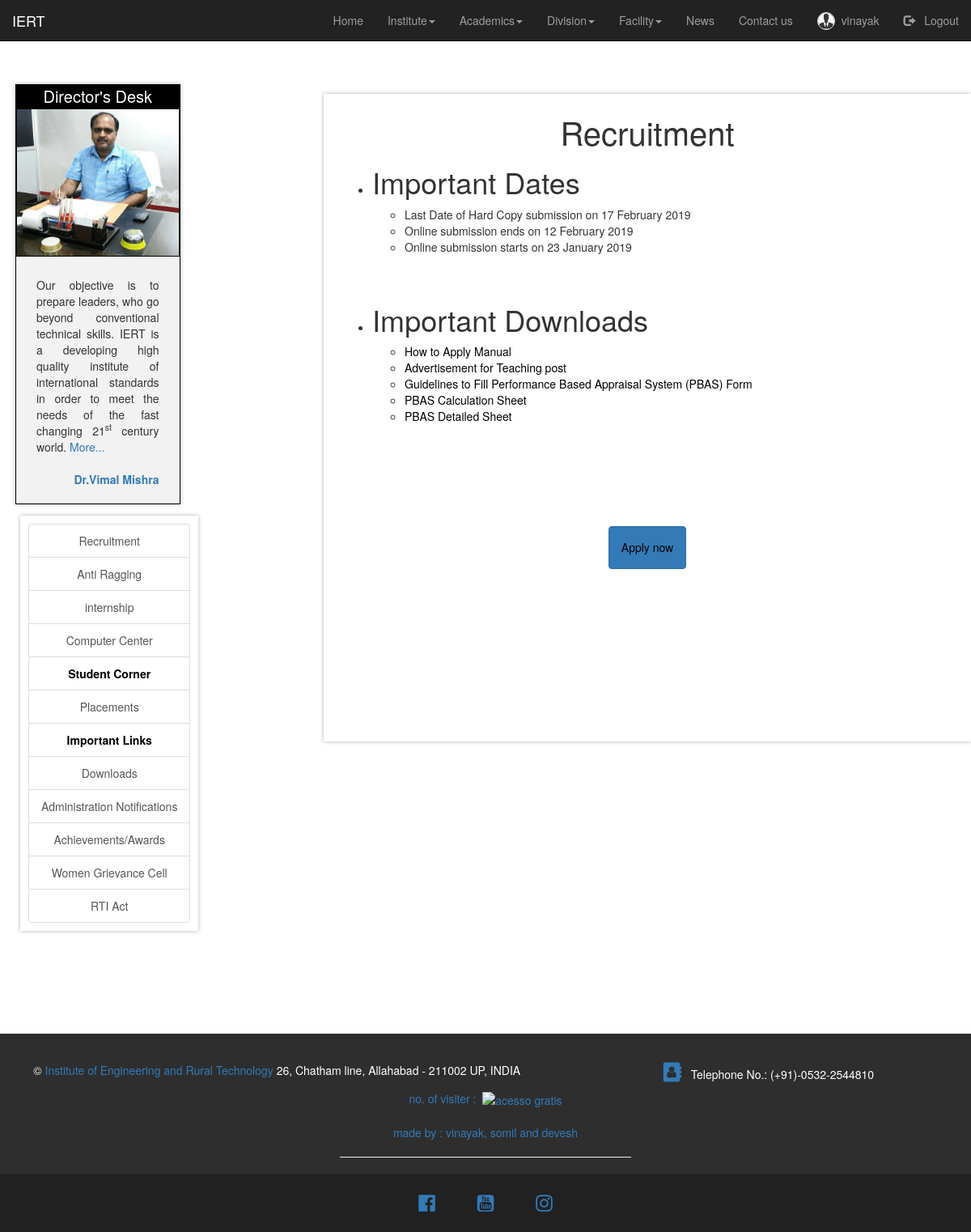
The app's page /aside/recruitment (signed in) with its own data.
### user/models.py (models this page shows, shortened)
class Profile(models.Model):
    user = models.OneToOneField(User, on_delete=models.CASCADE)
    image = models.ImageField(
        default="profile_pics/default.jpg", upload_to="profile_pics"
    )

### aside/models.py (models this page shows, shortened)
class recruitment_notice(models.Model):
    notice = models.CharField(max_length=1000)

### aside/views.py (the view)
# urls.py: path("recruitment", views.recruitment, name="recruitment"),
def recruitment(request):
    l = recruitment_notice.objects.all()
    page_details = {"li": l, "title": "recruitment"}
    return render(request, "aside/recruitment.html", page_details)

### templates/aside/recruitment.html
{% extends "home/index.html" %}
{% load static %}
{% block start %}
<div class="col-md-8 rest">
  <h1 style="text-align: center; font-size: 4rem;"> Recruitment </h1>
  <ul>
    {% if li %}
    <li>
      <h1>Important Dates</h1>
      <ul>
        {% for i in li %}
        <li>{{i.notice}}</li>
        {% endfor %}
      </ul>
    </li>
    {% endif %}
    <br />
    <br />
    <li>
      <h1>Important Downloads </h1>
      <ul>
        <li><a href="{% static "aside/pdf/Guidelines.pdf" %}" target="_blank"> How to Apply Manual </a></li>
        <li><a href="{% static "aside/pdf/Advertisementfinal.pdf" %}" target="_blank"> Advertisement for Teaching post </a></li>
        <li><a href="{% static "aside/pdf/Instructional_Manual.pdf" %}" target="_blank"> Guidelines to Fill Performance Based Appraisal System (PBAS) Form </a></li>
        <li><a href="{% static "aside/pdf/PBAS_CALCULATION_SHEET.docx" %}" target="_blank"> PBAS Calculation Sheet </a></li>
        <li><a href="{% static "aside/pdf/PBASDetailSheet.docx" %}" target="_blank"> PBAS Detailed Sheet </a></li>
      </ul>
    </li>
  </ul>
  <br />
  <br />
  <center>
    <a class="btn btn-primary" href="#" target="_blank" style="padding: 2%; margin: 10%;"> Apply now </a>
  </center>
</div>
{% endblock %}

### templates/home/index.html (shortened to what this page needs)
{% load static %}
{% load pwa %}
<!DOCTYPE html>
<html lang="en">
<head>
  <link rel="stylesheet" href="https://maxcdn.bootstrapcdn.com/bootstrap/3.3.7/css/bootstrap.min.css" />
    <link rel="stylesheet" href="https://cdnjs.cloudflare.com/ajax/libs/jquery-datetimepicker/2.5.20/jquery.datetimepicker.min.css" />
  <link rel="stylesheet" href="https://cdnjs.cloudflare.com/ajax/libs/font-awesome/4.7.0/css/font-awesome.min.css">
   <link rel="stylesheet" type="text/css" href="{% static "index.css" %}" />
</head>
<body class="container-fluid">
  <header class="row">
    <nav class="navbar navbar-inverse navbar-fixed-top">
      <div class="container-fluid">
        <div class="navbar-header">
          <a class="navbar-brand" class="styleheader" href="{% url "index" %}">IERT</a>
        </div>
        <div class="collapse navbar-collapse" id="mainNavBar">
          <ul class="nav navbar-nav navbar-right">
            <li ><a href="{% url "index" %}">Home</a></li>
            <li class="dropdown"><a class="dropdown-toggle" data-toggle="dropdown" href="#">Institute<span class="caret"></span></a>
            </li>
            <li class="dropdown"><a class="dropdown-toggle" data-toggle="dropdown" href="#">Academics<span class="caret"></span></a>
            </li>
            <li class="dropdown"><a class="dropdown-toggle" data-toggle="dropdown" href="#">Division<span class="caret"></span></a>
            </li>
            <li class="dropdown"><a class="dropdown-toggle" data-toggle="dropdown" href="#">Facility<span class="caret"></span></a>
          </li>
          <li><a href="{% url "news" %}">News</a></li>
          <li><a href="{% url "contact_us" %}">Contact us</a></li>
            {% if user.is_authenticated %}
            <li><a href="{% url "profile" %}"><img src="{{user.profile.image.url}}" style="height:2.2rem; width:2.2rem; float: left; border:1px solid #f2f2f2;" class="img-responsive img-circle"/> &nbsp; {{ user.get_username }}</a></li>
            <li><a href="{% url "logout" %}"><span class="glyphicon glyphicon-log-out"></span> &nbsp; Logout</a></li>
            {% else %}
            <li><a href="{% url "register" %}"><span class="glyphicon glyphicon-user"></span> &nbsp; Sign up</a></li>
            <li><a href="{% url "login" %}"><span class="glyphicon glyphicon-log-in"></span> &nbsp; Log in</a></li>
            {% endif %}
          </ul>
        </div>
      </div>
    </nav>
  </header>
  <div  id="contents" >
  <br/>
  <br/>
  <br/>
  <br/>
  {% block side %}
  <div class="row" >
    <div class="col-md-4">
      <br />
      <div class="dir">
        <div style="background: black;font-size: 20px; text-align: center;color:white; ">Director's Desk</div>
        <a target="_blank" href="https://www.iert.ac.in/img/director.jpg">
          <img src="{% static "home/img/director.jpg" %}" alt="image not found" width="300" height="200" class="img-responsive">
        </a>
        <div class="desc">
          <div style="text-align: justify; padding: 10px;">
            Our objective is to prepare leaders, who go beyond conventional
            technical skills. IERT is a developing high quality institute of
            international standards in order to meet the needs of the fast changing
            21<sup>st</sup> century world. <a href="{% url "desk" %}"> More...</a>
            <br />
            <br />
            <div style="float: right;">
              <a href="{% url "director" %}"><b>&nbsp;Dr.Vimal Mishra</b></a>
              <br />
              <br />
            </div>
          </div>
        </div>
      </div>
      <div class="sidebar" style="float:inherit; box-shadow: 0 0 5px rgba(0,0,0,0.3); text-align: center; color:black; padding: 10px; margin: 10px">
        <a class="list-group-item list-group-item-action" href="{% url 'recruitment' %}">Recruitment </a>
        <a class="list-group-item list-group-item-action" href="{% url 'anti_ragging' %}">Anti Ragging</a>
        <a class="list-group-item list-group-item-action" href="{% url 'internship' %}">internship</a>
        <a class="list-group-item list-group-item-action" href="{% url 'computer_center' %}">Computer Center</a>
        <details>
          <summary class="list-group-item list-group-item-action"><b>Student Corner</b></summary>
        </details>
        <a class="list-group-item list-group-item-action" href="{% url "placement" %}">Placements</a>
        <details>
          <summary class="list-group-item list-group-item-action"><b>Important Links</b></summary>
        </details>
        <a class="list-group-item list-group-item-action" href="{% url "download" %}">Downloads</a>
        <a class="list-group-item list-group-item-action " href="#">Administration Notifications</a>
        <a class="list-group-item list-group-item-action" href="{% url "Achievements" %}">Achievements/Awards</a>
        <a class="list-group-item list-group-item-action" href="{% url "Women_Grievance_Cell" %}">Women Grievance Cell</a>
        <a class="list-group-item list-group-item-action" href="{% url "rti" %}">RTI Act</a>
      </div>
    </div>
    <br/>
    {% endblock %}
    <div class="mobile_margin" style="margin-top: -4rem; min-height:100vh;">
    {% block start %}{% endblock %}
  </div>
  </div>
  </div>
{% block footer %}
<footer class="page-footer  special-color-dark  footer row" style="background-color:#2E2E2E; text-align: center; color: white; text-decoration:none;">
  <div class="container-fluid">
    <div class="row" style="padding-top:3%;" >
      <div class="col-md-7 mb-4">
        <p>&copy;<a href="#"> Institute of Engineering and Rural Technology</a> 26, Chatham line, Allahabad - 211002 UP, INDIA &nbsp;&nbsp;&nbsp;</p>
      </div>
      <div class="col-md-5 mb-4">
            <p> <a href="{% url "contact_us" %}"><i class="fa fa-address-book" style="font-size:24px"></i></a>&nbsp;&nbsp; Telephone No.: (+91)-0532-2544810 </p>
      </div>
    </div>
    <div class="row">
      <div align=center><a href='#'>no. of visiter :&nbsp;&nbsp;<img src='https://www.counter12.com/img-y0ww8WAbZbzWbZCc-50.gif' border='0' alt='acesso gratis'></a>
      </div>
    </div>
    <div class="row" style="text-align: center;">
      <br/>
        <a href="{% url "internship" %}" > made by : vinayak, somil and devesh</a>
      </div>
   <div class="row">
   <hr width="30%" align="center"/>
   <center style="background-color:#212121;">
    <a href="https://www.facebook.com/groups/483907021980974/"><i class="fa fa-facebook-official" style="font-size:24px; margin: 2%;"></i></a>
    <a href="#"><i class="fa fa-youtube-square" style="font-size:24px; margin: 2%;"></i></a>
    <a href="#"><i class="fa fa-instagram" style="font-size:24px; margin: 2%;"></i></a>
   </center>
 </div>
</div>
 </footer>
{% endblock %}
</body>
</html>

### home/static/index.css (style rules this page uses)
html, body { overflow-x: hidden; min-width: 100%; min-height: 100%; }
div .dir { margin: 4px; border: 1px solid black; float: left; background: #f2f2f2; box-shadow: 0 0 5px rgba(0, 0, 0, 0.3); width: 55%; display: block; }
div .dir img { width: 100%; border: 1px solid black; height: auto; }
div .desc { padding: 15px; text-align: center; }
.rest { background: white; border: solid 5px white; box-shadow: 0 0 5px rgba(0, 0, 0, 0.3); cursor: pointer; overflow: hidden; min-height: 100vh; margin-top: 3%; }
.rest a { color: black; text-align: center; text-decoration: none; }
footer { margin-top: 10%; min-width: 100%; position: relative; bottom: 0; }

### records on screen
recruitment_notice: notice "Last Date of Hard Copy submission on 17 February 2019"
recruitment_notice: notice "Online submission ends on 12 February 2019"
recruitment_notice: notice "Online submission starts on 23 January 2019"

### other values on screen
{{ user.get_username }} "vinayak"
